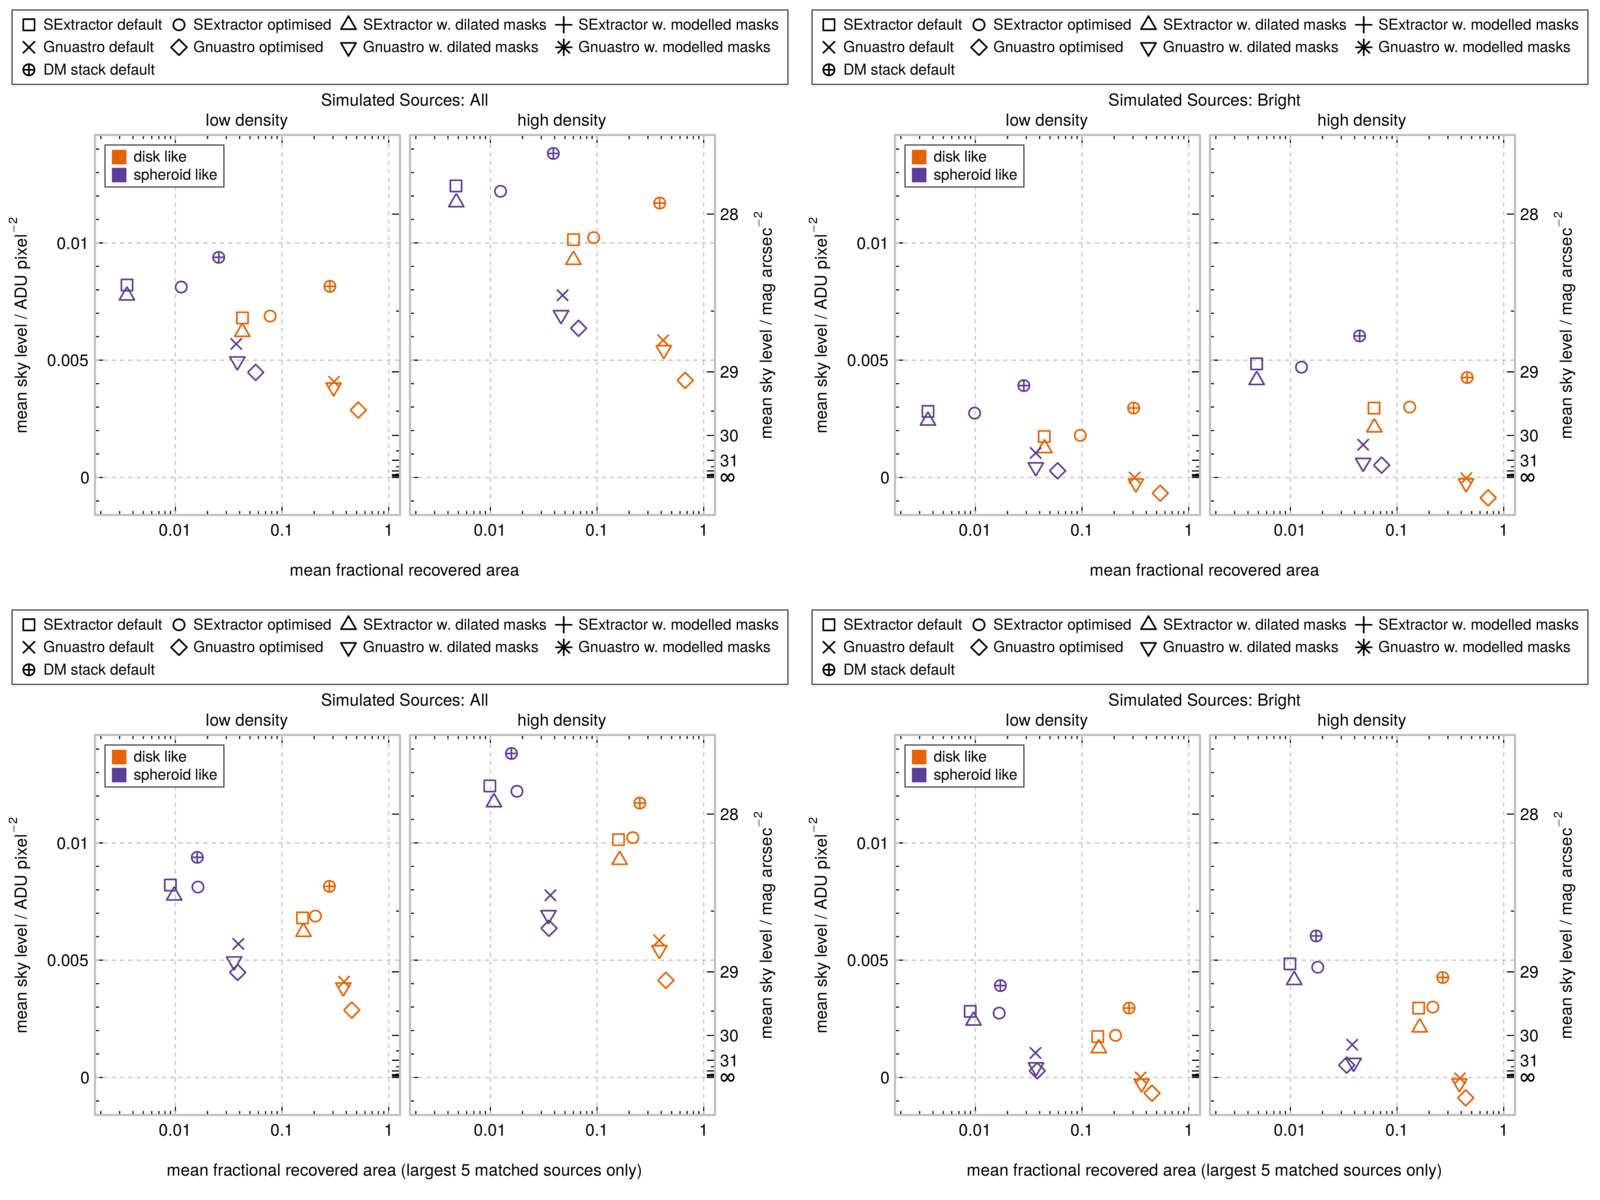

Here is the R script that generated this plot:
#!/usr/bin/Rscript --no-init-file

# setup
require("astro", quietly=TRUE)
#palette(c("#000000", "#e66101", "#5e3c99", "#fdb863", "#b2abd2", "#edf8b1", "#7fcdbb", "#2c7fb8"))
set.seed(3125)

# definitions
files = c(  "SExtractor default"="../../source_extraction/sex_default/stats_sex_default.csv"
            ,"SExtractor optimised"="../../source_extraction/sex_optimised/stats_sex_optimised.csv"
            ,"SExtractor w. dilated masks"="../../source_extraction/sex_dilated/stats_sex_dilated.csv"
            ,"SExtractor w. modelled masks"="../../source_extraction/sex_modelled/stats_sex_modelled.csv"
            ,"Gnuastro default"="../../source_extraction/gnuastro_default/stats_gnuastro_default.csv"
            ,"Gnuastro optimised"="../../source_extraction/gnuastro_optimised/stats_gnuastro_optimised.csv"
            ,"Gnuastro w. dilated masks"="../../source_extraction/gnuastro_dilated/stats_gnuastro_dilated.csv"
            ,"Gnuastro w. modelled masks"="../../source_extraction/gnuastro_modelled/stats_gnuastro_modelled.csv"
            ,"DM stack default"="../../source_extraction/dmstack_default/stats_dmstack_default.csv"
)

# data setup
dets = mats = areafracs = areameans = areafrac5s = areamean5s = means = stds = {}
for(i in 1:length(files)){
    if(file.exists(files[i])){
        dat = read.csv(files[i], stringsAsFactors=FALSE)
        dets = rbind(dets, dat[,"NDET"])
        mats = rbind(mats, dat[,"NMATCH"])
        areafracs = rbind(areafracs, dat[,"AREAFRAC"])
        areameans = rbind(areameans, dat[,"AREAMEAN"])
        areafrac5s = rbind(areafrac5s, dat[,"AREAFRAC5"])
        areamean5s = rbind(areamean5s, dat[,"AREAMEAN5"])
        means = rbind(means, dat[,"SKYMEAN"])
        stds = rbind(stds, dat[,"SKYSTD"])
    }else{
        dets = rbind(dets, rep(NA,ncol(dets)))
        mats = rbind(mats, rep(NA,ncol(dets)))
        areafracs = rbind(areafracs, rep(NA,ncol(dets)))
        areameans = rbind(areameans, rep(NA,ncol(dets)))
        areafrac5s = rbind(areafrac5s, rep(NA,ncol(dets)))
        areamean5s = rbind(areamean5s, rep(NA,ncol(dets)))
        means = rbind(means, rep(NA,ncol(dets)))
        stds = rbind(stds, rep(NA,ncol(dets)))
    }
}
rownames(dets) = rownames(mats) = rownames(areafracs) = rownames(areameans) = rownames(areafrac5s) = rownames(areamean5s) = rownames(means) = rownames(stds) = paste0("method",1:length(files))
colnames(dets) = colnames(mats) = colnames(areafracs) = colnames(areameans) = colnames(areafrac5s) = colnames(areamean5s) = colnames(means) = colnames(stds) = dat[,"ID"]
fn = function(flux){-2.5*log10(flux/(0.168^2))+27}
ordera = c(1,3,5,7)
orderb = c(2,4,6,8)
xdats = list(areafracs[,ordera], areafracs[,orderb], areafrac5s[,ordera], areafrac5s[,orderb])
ydats = list(means[,ordera], means[,orderb], means[,ordera], means[,orderb])
adats = list(areameans[,ordera], areameans[,orderb], areamean5s[,ordera], areamean5s[,orderb])
pdfnames = paste0("skylevel-", c("a","b","a5","b5"), ".pdf")
cex = 1.5
lwd = 1.5
metpch = c(0,1,2,3,4,5,6,8,10)
colcol = c(2,3,2,3)
alabs = paste0("mean fractional recovered area", c("","",rep(" (largest 5 matched sources only)",2)))
simsources = paste0("Simulated Sources: ", c("All","Bright","All","Bright"))

# loop
for(i in 1:length(xdats)){
    
    # dev
    cairo_pdf(file=pdfnames[i], width=8, height=6)
    
    # par
    layout(cbind(1,2))
    palette(c("#000000", "#e66101", "#5e3c99", "#fdb863", "#b2abd2", "#edf8b1", "#7fcdbb", "#2c7fb8"))
    par("mar"=c(0.25,0.25,0.25,0.25))
    par("oma"=c(4,4.5,6.5,4))
    
    # loop
    for(j in 1:ncol(xdats[[i]])){
        
        # base plot setup
        if(j %in% c(1,3)){
            if(j==1){labs = c(1,2)}
            if(j==3){labs = c(1)}
            aplot(NA, xlim=c(0.00225,1), ylim=c(-0.0010,0.014), xlab="", ylab="", las=1, side=1:3, log="x", labels=labs, ynmin=4, bty="n")
            abline(h=c(-0.005,0,0.005,0.01,0.015), col="grey75", lty=2, lend=1)
            abline(v=c(0.001,0.01,0.1,1), col="grey75", lty=2, lend=1)
            aaxis(side=4, fn=fn, at=c(28:38), labels=FALSE, nmin=1)
            if(j==3){aaxis(side=4, fn=fn, at=c(28,29,30,31), tick=FALSE, las=1)}
            if(j==3){mtext(side=4, at=0.00005, line=0.25, las=1, text="∞", cex=1.25)}
            mtext(side=3, line=0.25, text=c("low density","","high density")[j], cex=1)
            abox()
            if(j==1){alegend("topleft", legend=c("disk like","spheroid like"), ncol=1, inset=0.5, seg.len=0.8, seg.gap=0.4, type=setNames(apply(cbind(pch=0,lwd=lwd,col=c(2,3),cex=cex,border=NA), 1, as.list), rep("f",2)), bty="o", cex=0.9, box.pad=0.1)}
        }
        
        # points
        apoints(xdats[[i]][,j], ydats[[i]][,j], pch=metpch, lwd=lwd, cex=cex, lend=1, col=colcol[j])
        
#        # connecting lines
#        for(k in c(2,3,4,6,7,8)){
#            base = ifelse(k %in% c(2,3,4), 1, 5)
#            kx = c(xdats[[i]][base,j],xdats[[i]][k,j])
#            ky = c(ydats[[i]][base,j],ydats[[i]][k,j])
#            lines(x=kx, y=ky, lwd=2, lend=1, col=1)#c(rep(2,4),rep(3,4))[k])
#        }
        
    }
    
    # labels & legend
    par("xpd"=NA)
    mtext(side=1, line=2, text=alabs[i], outer=T)
    mtext(side=2, line=2.75, text=bquote(paste("mean sky level / ADU ", pixel^{-2})), outer=T)
    mtext(side=3, line=1, text=simsources[i], outer=T)
    mtext(side=4, line=2, text=bquote(paste("mean sky level / mag ", arcsec^{-2})), outer=T)
    alegend("top", legend=names(files), ncol=4, byrow=T, inset=0.5, outer=TRUE, seg.len=0.8, seg.gap=0.4,  type=setNames(apply(cbind(pch=metpch,lwd=lwd,col=1,cex=cex), 1, as.list), rep("p",length(files))), bty="o", cex=0.9, box.pad=0.25, line.spacing=1.25)

    # finish up
    graphics.off()
    
    # quick analysis PNG
    system(paste0("/usr/bin/convert -density 300 ", pdfnames[i], " -quality 90 temp", i, ".png"))
    
}

# PNG update
system("mv skylevel.png skylevel-old.png")
system("/usr/bin/montage temp1.png temp2.png temp3.png temp4.png -geometry 800x600 skylevel.png")
unlink(c("temp1.png","temp2.png","temp3.png","temp4.png"))
